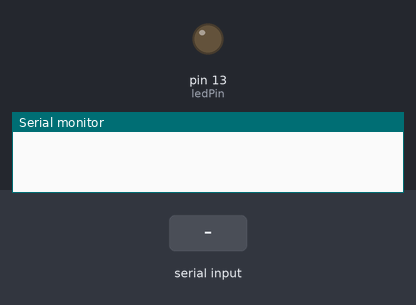
The sketch below on a simulated Arduino Uno, built with avr-gcc and run on an emulated ATmega328P. Parts: output pins drawn as LEDs (lit = HIGH), the last lines printed to the serial monitor. The inputs (shaded band) are chosen by the test bench.

Above: at 1.2 s.
1.3 s: "30,150\n" received over Serial
At 2.2 s:
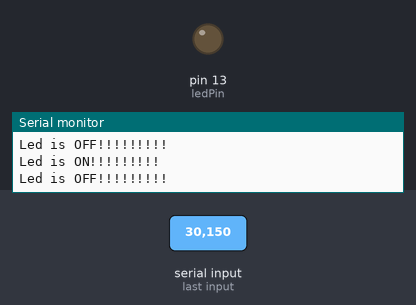
2.8 s: "1\n" received over Serial
At 3.7 s:
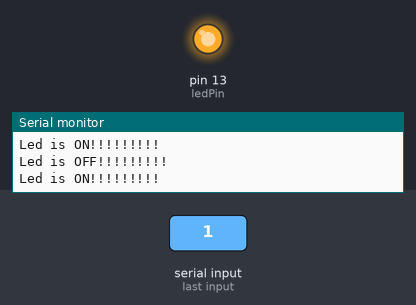
4.3 s: "90,45\n" received over Serial
At 4.9 s:
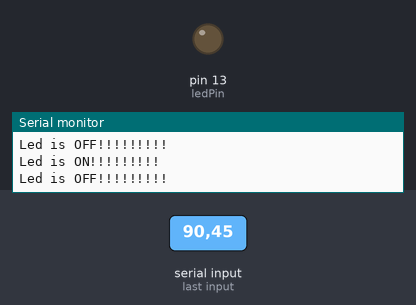
Timing chart, 0 to 7.3 s (numbered marks = the images above; inputs shaded):
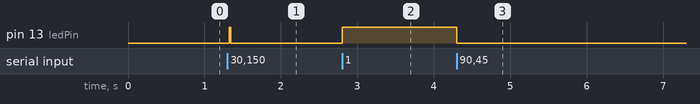

The sketch:

serial_comms.ino
```cpp
int ledPin=13;
void setup() {
  // put your setup code here, to run once:
  pinMode(ledPin,OUTPUT);
  Serial.begin(9600);
}

void loop() {
  // Now use serial monitor to send data to the UNO
  while(Serial.available()==0);
  int val= Serial.read()-'0';
  if(val==1){
    Serial.println("Led is ON!!!!!!!!!");
    digitalWrite(ledPin,HIGH);
  }
  if(val==0){
    Serial.println("Led is OFF!!!!!!!!!");
    digitalWrite(ledPin,LOW);
  }
     Serial.flush();


}
```

Measured:
- after the input at 1.3 s, pin 13 (ledPin): LOW → HIGH at once, → LOW 0.02 s later
- after the input at 2.8 s, pin 13 (ledPin): LOW → HIGH at once
- after the input at 4.3 s, pin 13 (ledPin): HIGH → LOW at once
